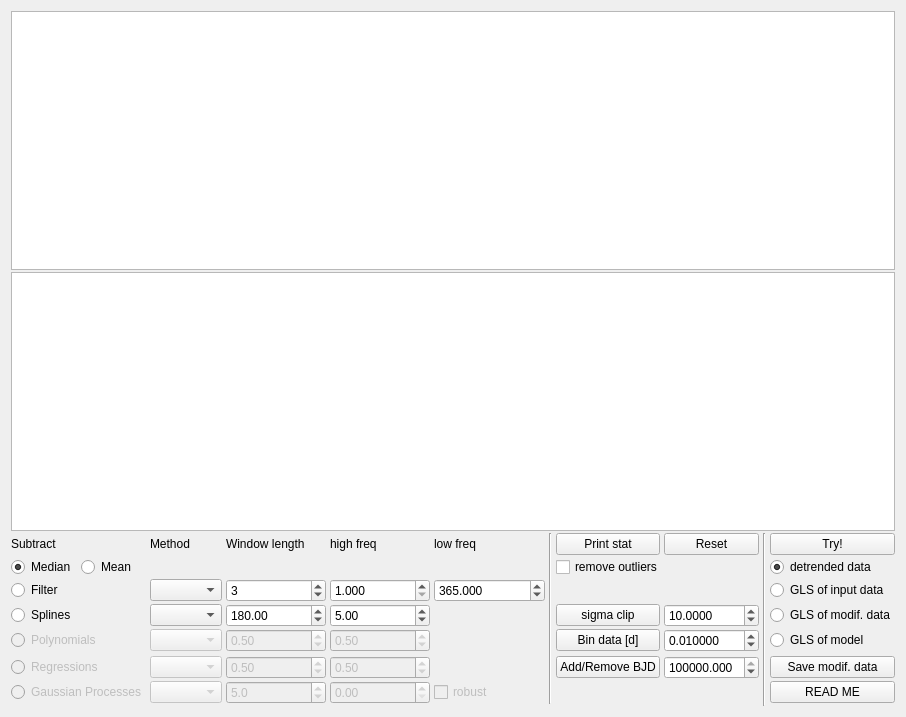
<?xml version="1.0" encoding="UTF-8"?>
<ui version="4.0">
 <class>Activity</class>
 <widget class="QWidget" name="Activity">
  <property name="geometry">
   <rect>
    <x>0</x>
    <y>0</y>
    <width>906</width>
    <height>717</height>
   </rect>
  </property>
  <property name="font">
   <font>
    <pointsize>9</pointsize>
   </font>
  </property>
  <property name="windowTitle">
   <string>Activity</string>
  </property>
  <property name="windowIcon">
   <iconset>
    <normaloff>../../../../../.designer/backup/33_striker.png</normaloff>../../../../../.designer/backup/33_striker.png</iconset>
  </property>
  <property name="locale">
   <locale language="English" country="UnitedKingdom"/>
  </property>
  <layout class="QGridLayout" name="gridLayout_2">
   <item row="0" column="0">
    <layout class="QGridLayout" name="gridLayout">
     <property name="horizontalSpacing">
      <number>4</number>
     </property>
     <property name="verticalSpacing">
      <number>2</number>
     </property>
     <item row="2" column="5">
      <widget class="QLabel" name="label_low_freq">
       <property name="text">
        <string>low freq </string>
       </property>
      </widget>
     </item>
     <item row="8" column="3">
      <widget class="QDoubleSpinBox" name="regres_wl">
       <property name="enabled">
        <bool>false</bool>
       </property>
       <property name="font">
        <font>
         <pointsize>9</pointsize>
        </font>
       </property>
       <property name="minimum">
        <double>0.100000000000000</double>
       </property>
       <property name="maximum">
        <double>2.000000000000000</double>
       </property>
       <property name="singleStep">
        <double>0.100000000000000</double>
       </property>
       <property name="value">
        <double>0.500000000000000</double>
       </property>
      </widget>
     </item>
     <item row="8" column="4">
      <widget class="QDoubleSpinBox" name="regres_bt">
       <property name="enabled">
        <bool>false</bool>
       </property>
       <property name="font">
        <font>
         <pointsize>9</pointsize>
        </font>
       </property>
       <property name="maximum">
        <double>1.000000000000000</double>
       </property>
       <property name="singleStep">
        <double>0.100000000000000</double>
       </property>
       <property name="value">
        <double>0.500000000000000</double>
       </property>
      </widget>
     </item>
     <item row="5" column="0" colspan="2">
      <widget class="QRadioButton" name="radio_Splines">
       <property name="enabled">
        <bool>true</bool>
       </property>
       <property name="font">
        <font>
         <pointsize>9</pointsize>
        </font>
       </property>
       <property name="text">
        <string>Splines</string>
       </property>
       <attribute name="buttonGroup">
        <string notr="true">buttonGroup_trendOptions</string>
       </attribute>
      </widget>
     </item>
     <item row="5" column="4">
      <widget class="QDoubleSpinBox" name="spline_bt">
       <property name="enabled">
        <bool>true</bool>
       </property>
       <property name="minimumSize">
        <size>
         <width>100</width>
         <height>0</height>
        </size>
       </property>
       <property name="font">
        <font>
         <pointsize>9</pointsize>
        </font>
       </property>
       <property name="maximum">
        <double>20000000.000000000000000</double>
       </property>
       <property name="singleStep">
        <double>0.100000000000000</double>
       </property>
       <property name="value">
        <double>5.000000000000000</double>
       </property>
      </widget>
     </item>
     <item row="8" column="0" colspan="2">
      <widget class="QRadioButton" name="radio_Regressions">
       <property name="enabled">
        <bool>false</bool>
       </property>
       <property name="font">
        <font>
         <pointsize>9</pointsize>
        </font>
       </property>
       <property name="text">
        <string>Regressions</string>
       </property>
       <attribute name="buttonGroup">
        <string notr="true">buttonGroup_trendOptions</string>
       </attribute>
      </widget>
     </item>
     <item row="2" column="3">
      <widget class="QLabel" name="label_wl">
       <property name="font">
        <font>
         <pointsize>9</pointsize>
        </font>
       </property>
       <property name="text">
        <string>Window length</string>
       </property>
      </widget>
     </item>
     <item row="2" column="8">
      <widget class="QPushButton" name="reset_data">
       <property name="font">
        <font>
         <pointsize>9</pointsize>
        </font>
       </property>
       <property name="text">
        <string>Reset</string>
       </property>
      </widget>
     </item>
     <item row="6" column="2">
      <widget class="QComboBox" name="comboBox_poly">
       <property name="enabled">
        <bool>false</bool>
       </property>
       <property name="font">
        <font>
         <pointsize>9</pointsize>
        </font>
       </property>
      </widget>
     </item>
     <item row="3" column="10">
      <widget class="QRadioButton" name="flatten_data">
       <property name="font">
        <font>
         <pointsize>9</pointsize>
        </font>
       </property>
       <property name="text">
        <string>detrended data</string>
       </property>
       <property name="checked">
        <bool>true</bool>
       </property>
       <attribute name="buttonGroup">
        <string notr="true">buttonGroup_plot2</string>
       </attribute>
      </widget>
     </item>
     <item row="6" column="4">
      <widget class="QDoubleSpinBox" name="poly_bt">
       <property name="enabled">
        <bool>false</bool>
       </property>
       <property name="font">
        <font>
         <pointsize>9</pointsize>
        </font>
       </property>
       <property name="maximum">
        <double>1.000000000000000</double>
       </property>
       <property name="singleStep">
        <double>0.100000000000000</double>
       </property>
       <property name="value">
        <double>0.500000000000000</double>
       </property>
      </widget>
     </item>
     <item row="3" column="5">
      <spacer name="horizontalSpacer">
       <property name="orientation">
        <enum>Qt::Horizontal</enum>
       </property>
       <property name="sizeHint" stdset="0">
        <size>
         <width>13</width>
         <height>20</height>
        </size>
       </property>
      </spacer>
     </item>
     <item row="2" column="7">
      <widget class="QPushButton" name="print_stat">
       <property name="font">
        <font>
         <pointsize>9</pointsize>
        </font>
       </property>
       <property name="text">
        <string>Print stat</string>
       </property>
      </widget>
     </item>
     <item row="2" column="6" rowspan="8">
      <widget class="Line" name="line_2">
       <property name="orientation">
        <enum>Qt::Vertical</enum>
       </property>
      </widget>
     </item>
     <item row="8" column="10">
      <widget class="QPushButton" name="saveProduct">
       <property name="font">
        <font>
         <pointsize>9</pointsize>
        </font>
       </property>
       <property name="text">
        <string>Save modif. data</string>
       </property>
      </widget>
     </item>
     <item row="9" column="0" colspan="2">
      <widget class="QRadioButton" name="radio_GPs">
       <property name="enabled">
        <bool>false</bool>
       </property>
       <property name="font">
        <font>
         <pointsize>9</pointsize>
        </font>
       </property>
       <property name="text">
        <string>Gaussian Processes</string>
       </property>
       <attribute name="buttonGroup">
        <string notr="true">buttonGroup_trendOptions</string>
       </attribute>
      </widget>
     </item>
     <item row="4" column="10">
      <widget class="QRadioButton" name="GLS_of_data">
       <property name="font">
        <font>
         <pointsize>9</pointsize>
        </font>
       </property>
       <property name="text">
        <string>GLS of input data</string>
       </property>
       <attribute name="buttonGroup">
        <string notr="true">buttonGroup_plot2</string>
       </attribute>
      </widget>
     </item>
     <item row="9" column="4">
      <widget class="QDoubleSpinBox" name="GP_period">
       <property name="enabled">
        <bool>false</bool>
       </property>
       <property name="font">
        <font>
         <pointsize>9</pointsize>
        </font>
       </property>
      </widget>
     </item>
     <item row="9" column="5">
      <widget class="QCheckBox" name="checkBox_GP_robust">
       <property name="enabled">
        <bool>false</bool>
       </property>
       <property name="font">
        <font>
         <pointsize>9</pointsize>
        </font>
       </property>
       <property name="text">
        <string>robust</string>
       </property>
      </widget>
     </item>
     <item row="5" column="3">
      <widget class="QDoubleSpinBox" name="spline_wl">
       <property name="enabled">
        <bool>true</bool>
       </property>
       <property name="font">
        <font>
         <pointsize>9</pointsize>
        </font>
       </property>
       <property name="minimum">
        <double>0.100000000000000</double>
       </property>
       <property name="maximum">
        <double>2000000.000000000000000</double>
       </property>
       <property name="singleStep">
        <double>0.100000000000000</double>
       </property>
       <property name="value">
        <double>180.000000000000000</double>
       </property>
      </widget>
     </item>
     <item row="3" column="7" colspan="2">
      <widget class="QCheckBox" name="click_to_reject">
       <property name="font">
        <font>
         <pointsize>9</pointsize>
        </font>
       </property>
       <property name="text">
        <string>remove outliers</string>
       </property>
      </widget>
     </item>
     <item row="9" column="10">
      <widget class="QPushButton" name="readme_button">
       <property name="font">
        <font>
         <pointsize>9</pointsize>
        </font>
       </property>
       <property name="text">
        <string>READ ME</string>
       </property>
      </widget>
     </item>
     <item row="3" column="1">
      <widget class="QRadioButton" name="radio_remove_mean">
       <property name="font">
        <font>
         <pointsize>9</pointsize>
        </font>
       </property>
       <property name="text">
        <string>Mean</string>
       </property>
       <property name="checked">
        <bool>false</bool>
       </property>
       <attribute name="buttonGroup">
        <string notr="true">buttonGroup_trendOptions</string>
       </attribute>
      </widget>
     </item>
     <item row="5" column="2">
      <widget class="QComboBox" name="comboBox_splines">
       <property name="enabled">
        <bool>true</bool>
       </property>
       <property name="font">
        <font>
         <pointsize>9</pointsize>
        </font>
       </property>
      </widget>
     </item>
     <item row="9" column="2">
      <widget class="QComboBox" name="comboBox_GP">
       <property name="enabled">
        <bool>false</bool>
       </property>
       <property name="font">
        <font>
         <pointsize>9</pointsize>
        </font>
       </property>
      </widget>
     </item>
     <item row="9" column="3">
      <widget class="QDoubleSpinBox" name="kernel_size">
       <property name="enabled">
        <bool>false</bool>
       </property>
       <property name="font">
        <font>
         <pointsize>9</pointsize>
        </font>
       </property>
       <property name="decimals">
        <number>1</number>
       </property>
       <property name="maximum">
        <double>100.000000000000000</double>
       </property>
       <property name="singleStep">
        <double>0.100000000000000</double>
       </property>
       <property name="value">
        <double>5.000000000000000</double>
       </property>
      </widget>
     </item>
     <item row="2" column="10">
      <widget class="QPushButton" name="try_button">
       <property name="font">
        <font>
         <pointsize>9</pointsize>
        </font>
       </property>
       <property name="text">
        <string>Try!</string>
       </property>
      </widget>
     </item>
     <item row="5" column="10">
      <widget class="QRadioButton" name="GLS_of_detr_data">
       <property name="font">
        <font>
         <pointsize>9</pointsize>
        </font>
       </property>
       <property name="text">
        <string>GLS of modif. data</string>
       </property>
       <attribute name="buttonGroup">
        <string notr="true">buttonGroup_plot2</string>
       </attribute>
      </widget>
     </item>
     <item row="8" column="2">
      <widget class="QComboBox" name="comboBox_regs">
       <property name="enabled">
        <bool>false</bool>
       </property>
       <property name="font">
        <font>
         <pointsize>9</pointsize>
        </font>
       </property>
      </widget>
     </item>
     <item row="6" column="10">
      <widget class="QRadioButton" name="GLS_of_model">
       <property name="font">
        <font>
         <pointsize>9</pointsize>
        </font>
       </property>
       <property name="text">
        <string>GLS of model</string>
       </property>
       <attribute name="buttonGroup">
        <string notr="true">buttonGroup_plot2</string>
       </attribute>
      </widget>
     </item>
     <item row="4" column="2">
      <widget class="QComboBox" name="comboBox_sliders">
       <property name="font">
        <font>
         <pointsize>9</pointsize>
        </font>
       </property>
      </widget>
     </item>
     <item row="6" column="3">
      <widget class="QDoubleSpinBox" name="poly_wl">
       <property name="enabled">
        <bool>false</bool>
       </property>
       <property name="font">
        <font>
         <pointsize>9</pointsize>
        </font>
       </property>
       <property name="minimum">
        <double>0.100000000000000</double>
       </property>
       <property name="maximum">
        <double>2.000000000000000</double>
       </property>
       <property name="singleStep">
        <double>0.100000000000000</double>
       </property>
       <property name="value">
        <double>0.500000000000000</double>
       </property>
      </widget>
     </item>
     <item row="2" column="9" rowspan="9">
      <widget class="Line" name="line">
       <property name="orientation">
        <enum>Qt::Vertical</enum>
       </property>
      </widget>
     </item>
     <item row="2" column="2">
      <widget class="QLabel" name="label_method">
       <property name="font">
        <font>
         <pointsize>9</pointsize>
        </font>
       </property>
       <property name="text">
        <string>Method</string>
       </property>
      </widget>
     </item>
     <item row="2" column="4">
      <widget class="QLabel" name="label_high_freq">
       <property name="font">
        <font>
         <pointsize>9</pointsize>
        </font>
       </property>
       <property name="text">
        <string>high freq</string>
       </property>
      </widget>
     </item>
     <item row="3" column="0">
      <widget class="QRadioButton" name="radio_remove_median">
       <property name="font">
        <font>
         <pointsize>9</pointsize>
        </font>
       </property>
       <property name="text">
        <string>Median</string>
       </property>
       <property name="checked">
        <bool>true</bool>
       </property>
       <attribute name="buttonGroup">
        <string notr="true">buttonGroup_trendOptions</string>
       </attribute>
      </widget>
     </item>
     <item row="6" column="0" colspan="2">
      <widget class="QRadioButton" name="radio_Polynomials">
       <property name="enabled">
        <bool>false</bool>
       </property>
       <property name="font">
        <font>
         <pointsize>9</pointsize>
        </font>
       </property>
       <property name="text">
        <string>Polynomials</string>
       </property>
       <attribute name="buttonGroup">
        <string notr="true">buttonGroup_trendOptions</string>
       </attribute>
      </widget>
     </item>
     <item row="4" column="3">
      <widget class="QDoubleSpinBox" name="filter_order">
       <property name="minimumSize">
        <size>
         <width>100</width>
         <height>0</height>
        </size>
       </property>
       <property name="font">
        <font>
         <pointsize>9</pointsize>
        </font>
       </property>
       <property name="locale">
        <locale language="English" country="UnitedKingdom"/>
       </property>
       <property name="decimals">
        <number>0</number>
       </property>
       <property name="minimum">
        <double>1.000000000000000</double>
       </property>
       <property name="maximum">
        <double>30.000000000000000</double>
       </property>
       <property name="singleStep">
        <double>1.000000000000000</double>
       </property>
       <property name="value">
        <double>3.000000000000000</double>
       </property>
      </widget>
     </item>
     <item row="4" column="0" colspan="2">
      <widget class="QRadioButton" name="radio_timeW">
       <property name="font">
        <font>
         <pointsize>9</pointsize>
        </font>
       </property>
       <property name="text">
        <string>Filter</string>
       </property>
       <attribute name="buttonGroup">
        <string notr="true">buttonGroup_trendOptions</string>
       </attribute>
      </widget>
     </item>
     <item row="0" column="0" colspan="11">
      <widget class="PlotWidget" name="plot">
       <property name="mouseTracking">
        <bool>true</bool>
       </property>
      </widget>
     </item>
     <item row="1" column="0" colspan="11">
      <widget class="PlotWidget" name="plot_2">
       <property name="mouseTracking">
        <bool>true</bool>
       </property>
      </widget>
     </item>
     <item row="2" column="0" colspan="2">
      <widget class="QLabel" name="label">
       <property name="font">
        <font>
         <pointsize>9</pointsize>
        </font>
       </property>
       <property name="text">
        <string>Subtract</string>
       </property>
      </widget>
     </item>
     <item row="4" column="4">
      <widget class="QDoubleSpinBox" name="filter_high_freq">
       <property name="minimumSize">
        <size>
         <width>100</width>
         <height>0</height>
        </size>
       </property>
       <property name="font">
        <font>
         <pointsize>9</pointsize>
        </font>
       </property>
       <property name="locale">
        <locale language="English" country="UnitedKingdom"/>
       </property>
       <property name="decimals">
        <number>3</number>
       </property>
       <property name="minimum">
        <double>1.000000000000000</double>
       </property>
       <property name="maximum">
        <double>999999.000000000000000</double>
       </property>
       <property name="singleStep">
        <double>1.000000000000000</double>
       </property>
       <property name="value">
        <double>1.000000000000000</double>
       </property>
      </widget>
     </item>
     <item row="4" column="5">
      <widget class="QDoubleSpinBox" name="filter_low_freq">
       <property name="minimumSize">
        <size>
         <width>100</width>
         <height>0</height>
        </size>
       </property>
       <property name="font">
        <font>
         <pointsize>9</pointsize>
        </font>
       </property>
       <property name="locale">
        <locale language="English" country="UnitedKingdom"/>
       </property>
       <property name="decimals">
        <number>3</number>
       </property>
       <property name="minimum">
        <double>1.000000000000000</double>
       </property>
       <property name="maximum">
        <double>999999.000000000000000</double>
       </property>
       <property name="singleStep">
        <double>1.000000000000000</double>
       </property>
       <property name="value">
        <double>365.000000000000000</double>
       </property>
      </widget>
     </item>
     <item row="8" column="7">
      <widget class="QPushButton" name="add_epoch">
       <property name="font">
        <font>
         <pointsize>9</pointsize>
        </font>
       </property>
       <property name="text">
        <string>Add/Remove BJD</string>
       </property>
      </widget>
     </item>
     <item row="8" column="8">
      <widget class="QDoubleSpinBox" name="extra_BJD">
       <property name="maximumSize">
        <size>
         <width>100</width>
         <height>16777215</height>
        </size>
       </property>
       <property name="font">
        <font>
         <pointsize>9</pointsize>
        </font>
       </property>
       <property name="decimals">
        <number>3</number>
       </property>
       <property name="minimum">
        <double>-9999999.000000000000000</double>
       </property>
       <property name="maximum">
        <double>9999999.000000000000000</double>
       </property>
       <property name="value">
        <double>2457000.000000000000000</double>
       </property>
      </widget>
     </item>
     <item row="6" column="8">
      <widget class="QDoubleSpinBox" name="bin_data">
       <property name="enabled">
        <bool>true</bool>
       </property>
       <property name="font">
        <font>
         <pointsize>9</pointsize>
        </font>
       </property>
       <property name="suffix">
        <string/>
       </property>
       <property name="decimals">
        <number>6</number>
       </property>
       <property name="minimum">
        <double>0.000010000000000</double>
       </property>
       <property name="singleStep">
        <double>0.001000000000000</double>
       </property>
       <property name="value">
        <double>0.010000000000000</double>
       </property>
      </widget>
     </item>
     <item row="6" column="7">
      <widget class="QPushButton" name="button_bin_data">
       <property name="font">
        <font>
         <pointsize>9</pointsize>
        </font>
       </property>
       <property name="text">
        <string>Bin data [d]</string>
       </property>
      </widget>
     </item>
     <item row="5" column="8">
      <widget class="QDoubleSpinBox" name="act_sigma_clip">
       <property name="enabled">
        <bool>true</bool>
       </property>
       <property name="font">
        <font>
         <pointsize>9</pointsize>
        </font>
       </property>
       <property name="decimals">
        <number>4</number>
       </property>
       <property name="minimum">
        <double>0.500000000000000</double>
       </property>
       <property name="maximum">
        <double>30.000000000000000</double>
       </property>
       <property name="singleStep">
        <double>0.500000000000000</double>
       </property>
       <property name="value">
        <double>10.000000000000000</double>
       </property>
      </widget>
     </item>
     <item row="5" column="7">
      <widget class="QPushButton" name="button_sigma_clip">
       <property name="font">
        <font>
         <pointsize>9</pointsize>
        </font>
       </property>
       <property name="text">
        <string>sigma clip</string>
       </property>
      </widget>
     </item>
    </layout>
   </item>
  </layout>
 </widget>
 <customwidgets>
  <customwidget>
   <class>PlotWidget</class>
   <extends>QGraphicsView</extends>
   <header location="global">pyqtgraph</header>
  </customwidget>
 </customwidgets>
 <resources/>
 <connections/>
 <buttongroups>
  <buttongroup name="buttonGroup_plot2"/>
  <buttongroup name="buttonGroup_trendOptions"/>
 </buttongroups>
</ui>
